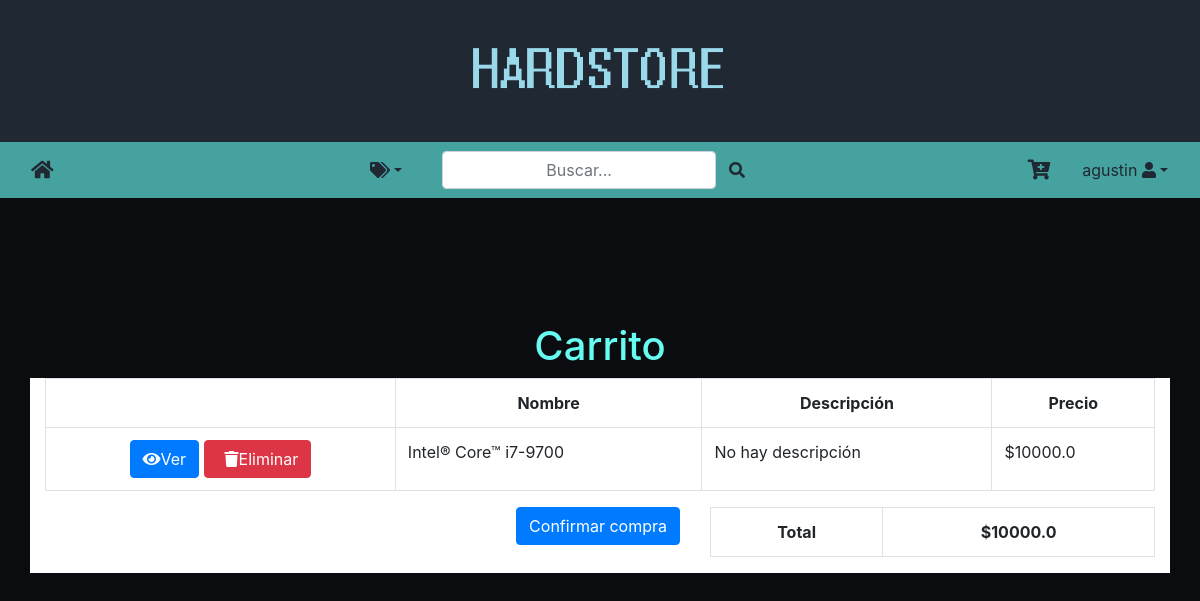
/carrito/ (signed in), run on an earlier commit of the app's database.
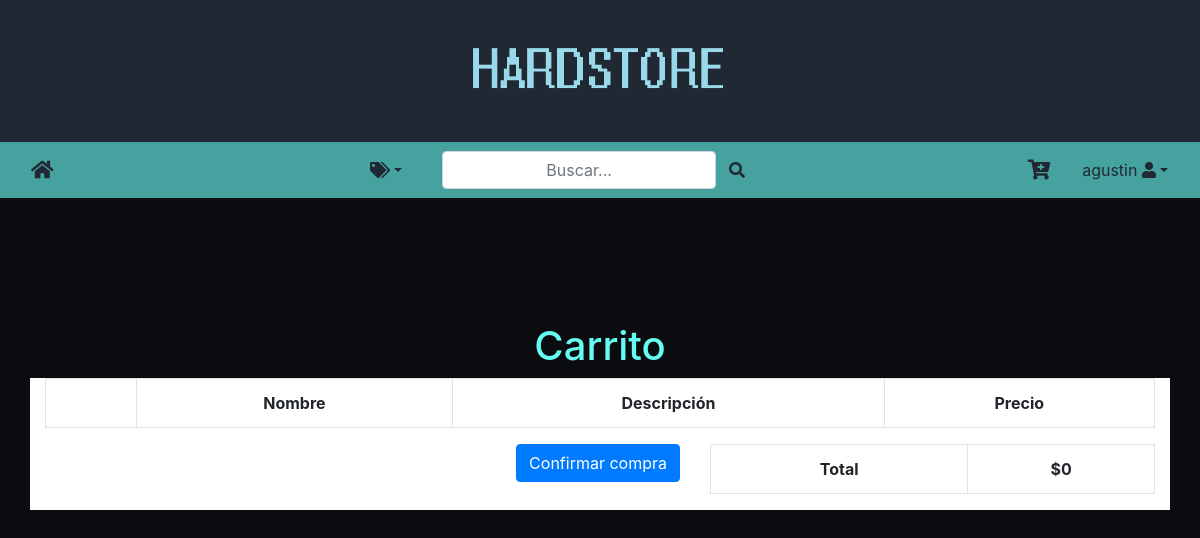
And on a later commit of the database.
### market/models/itemVendido.py (models this page shows)
class ItemVendido(models.Model):
    producto = models.ForeignKey(Producto, null=True, on_delete=models.CASCADE)
    orden = models.ForeignKey(Orden, null=True, on_delete=models.CASCADE)

### market/models/producto.py (models this page shows, shortened)
class Producto(models.Model):
    nombre = models.CharField(max_length=200, null=True)
    descripcion = models.CharField(max_length=200, null=True, blank=True)
    precio = models.FloatField(null=True)
    f_creacion = models.DateTimeField(auto_now_add=True, null=True)
    categoria = models.ForeignKey(Categoria, null=True, on_delete=models.SET_NULL)
    objects = models.Manager()  # manager default
    productos = ProductoManager()  # un manager personalizado

### market/views/carrito.py (the view)
# urls.py: path('carrito/', CarritoList.as_view(), name='carrito'),
class CarritoList(ListView):
    template_name = 'market/carrito.html'
    model = ItemVendido
    context_object_name = 'itemList'
    def get_queryset(self):
        return ItemVendido.objects.filter(orden__usuario = self.request.user)
    def get_context_data(self,**kwargs):
        context = super().get_context_data(**kwargs)
        if(Categoria.objects.count()>0):
            context['categorias'] = Categoria.objects.all()
            context['hayCategorias'] = True
        else:
            context['hayCategorias'] = False
        items = ItemVendido.objects.filter(orden__usuario = self.request.user)
        total=0
        for item in items:
            total+=item.producto.precio
        context['total'] = total
        return context

### market/templates/market/carrito.html (shortened to what this page needs)
{% extends "base.html" %}
{% load static %}
{% block estilo %}
<link rel="stylesheet" href="{% static 'producto.css' %}" />
{% endblock %}
{% block content %}
	<div class="container">
		<div class="row">
		  <div class="col-12">
		    <div class="text-center mt-4">
		        <h1 style="color:#66fcf1">Carrito</h1>
		    </div>
		  </div>
		</div>
		<div class="row" style="background-color: white">
			<div class="col">
		      	<table class="table table-hover table-bordered" style="background-color: white;">
		    	      <tr class="text-center">
		    	      	<th></th>
		    	        <th>Nombre</th>
		    	        <th>Descripción</th>
		    	        <th>Precio</th>
		    	      </tr>
		          	{% for item in itemList %}
		          	<tr>
		          		<td colspan="1" class="text-center">
		          			<a href="{% url 'producto-detalle' item.producto.id %}" class="btn btn-primary"><i class="fas fa-eye"></i>Ver</a>
		    	        	<a href="#" class="btn btn-danger" data-toggle="modal" data-target="#myModal{{item.id}}"><i class="fas fa-trash ml-2"></i>Eliminar</a>
		    	        </td>
		    	      	<td>{{ item.producto.nombre }}</td>
		    	      	<td>{% if not item.producto.descripcion %}{{ item.producto.descripcion }}{%else%}No hay descripción{% endif %}</td>
		    	      	<td>${{ item.producto.precio }}</td>
		    	    </tr>
		    	    {% endfor %}
		    	</table>
			</div>
		</div>
		<div class="row" style="background-color: white">
			<div class="col">
				<a href="{% url 'compra_concretada' %}" class=" pull-right btn btn-primary">Confirmar compra</a>
			</div>
			<div class="col-5">
				<table class="table table-bordered" style="background-color: white;">
					<tr class="text-center">
			    	    <th>Total</th>
				    	<th>${{ total }}</th>
			    	</tr>
				</table>
			</div>
		</div>
	</div>
{% endblock %}

What changed in the data, as far as the page shows it:
removed ItemVendido: producto.nombre "Intel® Core™ i7-9700", shows "No hay descripción", producto.precio "10000.0"
Also different on the page:
{{ total }}: "10000.0" → "0"
